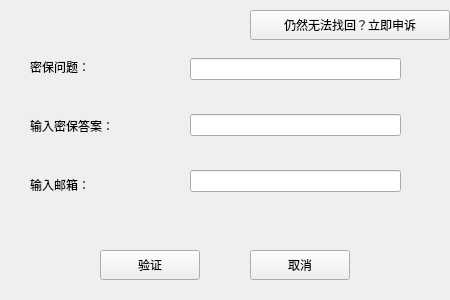
<?xml version="1.0" encoding="UTF-8"?>
<ui version="4.0">
 <class>forget_questioncheck</class>
 <widget class="QWidget" name="forget_questioncheck">
  <property name="geometry">
   <rect>
    <x>0</x>
    <y>0</y>
    <width>450</width>
    <height>300</height>
   </rect>
  </property>
  <property name="windowTitle">
   <string>Form</string>
  </property>
  <widget class="QWidget" name="layoutWidget">
   <property name="geometry">
    <rect>
     <x>30</x>
     <y>40</y>
     <width>107</width>
     <height>171</height>
    </rect>
   </property>
   <layout class="QVBoxLayout" name="verticalLayout">
    <item>
     <widget class="QLabel" name="question">
      <property name="text">
       <string>密保问题：</string>
      </property>
     </widget>
    </item>
    <item>
     <widget class="QLabel" name="answer">
      <property name="text">
       <string>输入密保答案：</string>
      </property>
     </widget>
    </item>
    <item>
     <widget class="QLabel" name="email">
      <property name="text">
       <string>输入邮箱：</string>
      </property>
     </widget>
    </item>
   </layout>
  </widget>
  <widget class="QPushButton" name="check">
   <property name="geometry">
    <rect>
     <x>100</x>
     <y>250</y>
     <width>100</width>
     <height>30</height>
    </rect>
   </property>
   <property name="text">
    <string>验证</string>
   </property>
  </widget>
  <widget class="QWidget" name="layoutWidget_2">
   <property name="geometry">
    <rect>
     <x>190</x>
     <y>30</y>
     <width>211</width>
     <height>191</height>
    </rect>
   </property>
   <layout class="QVBoxLayout" name="verticalLayout_2">
    <item>
     <widget class="QLineEdit" name="showquestion"/>
    </item>
    <item>
     <widget class="QLineEdit" name="answerquestion"/>
    </item>
    <item>
     <widget class="QLineEdit" name="inputemail"/>
    </item>
   </layout>
  </widget>
  <widget class="QPushButton" name="apply">
   <property name="geometry">
    <rect>
     <x>250</x>
     <y>10</y>
     <width>200</width>
     <height>30</height>
    </rect>
   </property>
   <property name="text">
    <string>仍然无法找回？立即申诉</string>
   </property>
  </widget>
  <widget class="QPushButton" name="cancel">
   <property name="geometry">
    <rect>
     <x>250</x>
     <y>250</y>
     <width>100</width>
     <height>30</height>
    </rect>
   </property>
   <property name="text">
    <string>取消</string>
   </property>
  </widget>
 </widget>
 <resources/>
 <connections/>
</ui>
